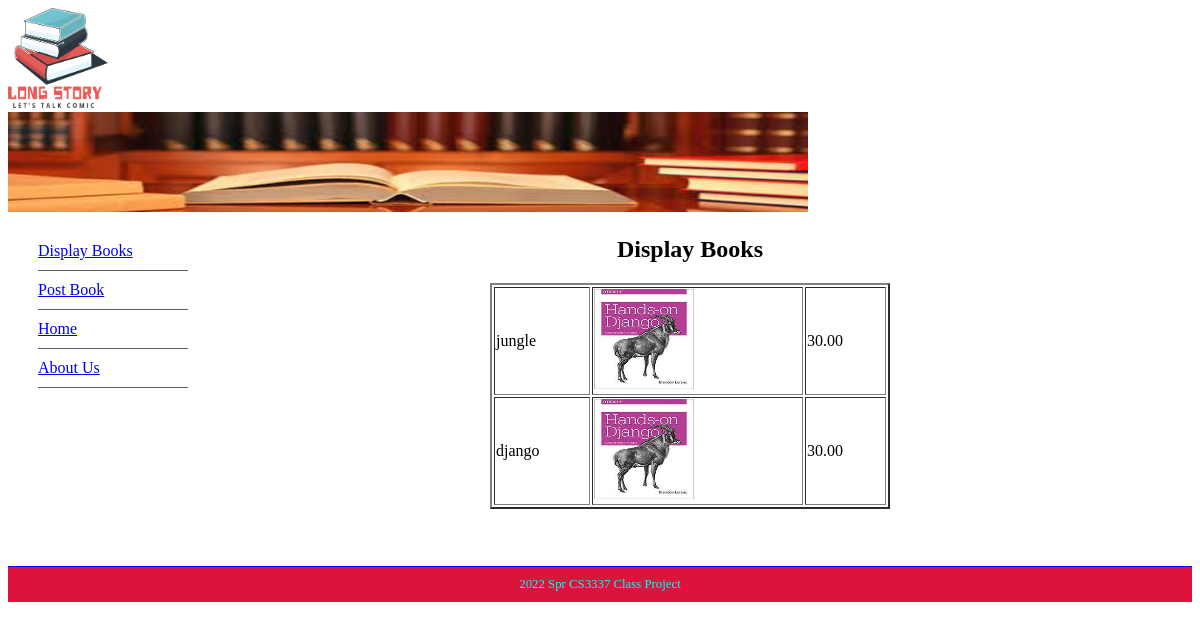
Page /displaybooks on the committed database.
### bookMng/models.py (models this page shows, shortened)
class MainMenu(models.Model):
    item = models.CharField(max_length=200, unique=True)
    link = models.CharField(max_length=200, unique=True)

class Book(models.Model):
    name = models.CharField(max_length=200)
    web = models.URLField(max_length=200)
    price = models.DecimalField(decimal_places=2, max_digits=8)
    publishdate = models.DateField(auto_now=True)
    picture = models.FileField(upload_to='bookEx/static/uploads')
    pic_path = models.CharField(max_length=300, editable=False, blank=True)
    username = models.ForeignKey(User, blank=True, null=True, on_delete=models.CASCADE)

### bookMng/views.py (the view)
# urls.py: path('displaybooks', views.displaybooks, name='displaybooks')
def displaybooks(request):
        books = Book.objects.all()
        for b in books:
            b.pic_path = b.picture.url[14:]
        return render(request, "bookMng/displaybooks.html",
                      {
                          'item_list': MainMenu.objects.all(),
                          'books': books
                      }
                      )

### BookEx/templates/bookMng/displaybooks.html (shortened to what this page needs)
{% extends "base.html" %}
{% load static %}
{% block sidenav %}
    {% for item in item_list %}
        <li>
            <a href="{{ item.link }}"> {{ item.item }} </a>
        </li>
    {% endfor %}
{% endblock sidenav %}
{% block content %}
<h1 align="center">Display Books</h1>
<table align="center" border="2" width="400">
    {% for book in books %}
    <tr>
        <td>{{ book.name }}</td>
        <td> <img src="{% static book.pic_path %}" width="100" height="100"/></td>
        <td>{{ book.price }}</td>
    </tr>
    {% endfor %}
</table>
{% endblock content %}

### BookEx/static/main.css (style rules this page uses)
#nav li { padding-top: 10px; padding-bottom: 10px; font-size: 1em; list-style-type: none; border-bottom: thin solid #5f5f5f; color: #4c4c4c; left: 0px; list-style-position: inside; margin-left: -10px; }

### rows in the picture
MainMenu: item "Display Books"
MainMenu: item "Post Book"
MainMenu: item "Home"
MainMenu: item "About Us"
Book: name "jungle", price "30.00"
Book: name "django", price "30.00"
